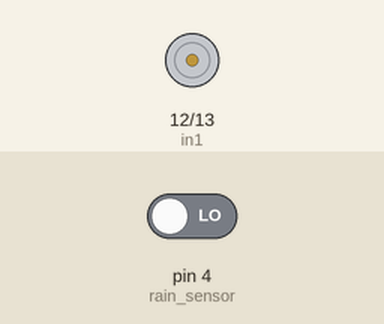
The sketch below on a simulated Arduino Uno, built with avr-gcc and run on an emulated ATmega328P. On the bench: motor-driver pin pairs drawn as motors (green arrow = first pin HIGH = forward, orange = second pin HIGH = backward, longer = more drive). The inputs (shaded band) are chosen by the test bench; at power-on: pin 4 (rain_sensor) LOW.

Above: at 1.2 s.
1.3 s: pin 4 (rain_sensor) driven HIGH
At 2.5 s:
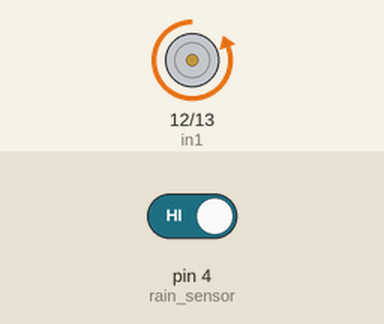
Timing chart, 0 to 7.8 s (numbered marks = the images above; inputs shaded):
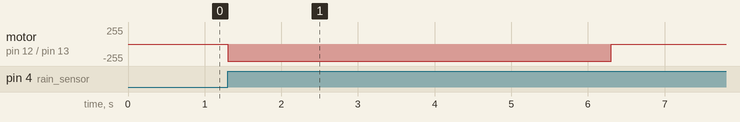

The sketch:

rain.ino
```cpp
int flag=0;
void setup() {
  // put your setup code here, to run once:
  Serial.begin(9600);
  pinMode(12,OUTPUT); //in1,in3
  pinMode(13,OUTPUT); //in2,in4
  pinMode(4,INPUT); //rain sensor

}


void loop() {
  // put your main code here, to run repeatedly:
  digitalWrite(12,LOW);
  digitalWrite(13,LOW);

  if(digitalRead(4)==HIGH && flag==0){
    digitalWrite(13,HIGH);
    digitalWrite(12,LOW);
    delay(5000);
    flag++;

    }
  if(digitalRead(4)==LOW && flag==1){
    digitalWrite(12,HIGH);
    digitalWrite(13,LOW);
    delay(5000);
    flag--;
    }
}
```

Measured:
- after the input at 1.3 s, motor on pin 12 (in1) / pin 13 (in2): stopped → backward 255/255 at once, → stopped 5.0 s later
